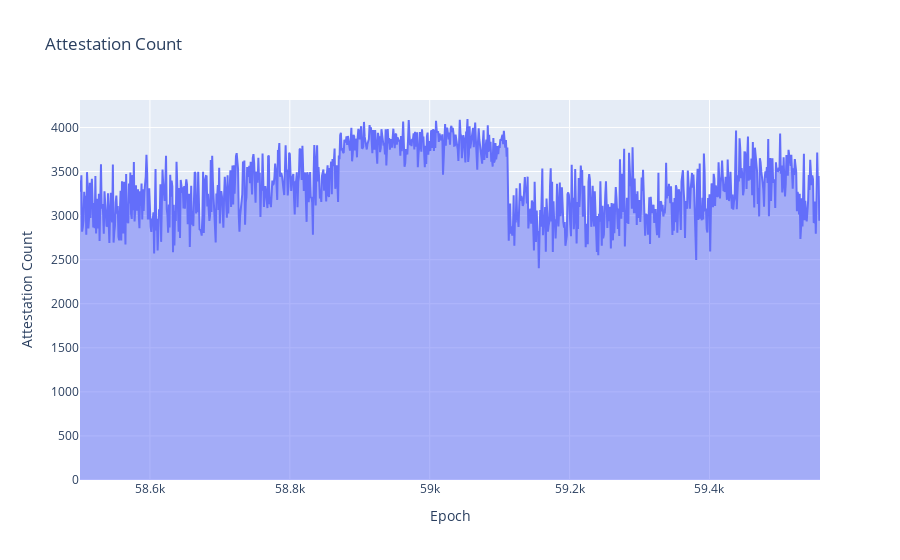

This figure's notebook cell:
### Markdown cell above
The first metric that we choose to analyze is - attestation counts. One of the major implications of an increased number of orphaned blocks was that other blocks were overflowing with attestations, because of which it becomes interesting to see how the attestation counts changed over time.

### Code cell
fig = px.area(df, x="epoch", y="attestation_count", title='Attestation Count', labels = {'epoch': 'Epoch', 'attestation_count': 'Attestation Count'})
fig.show()

### Figure 1 — Plotly figure (JSON) as saved in the notebook; plotly's stock layout.template omitted (floating-point values rounded to 4 significant figures; data arrays with more than 128 entries replaced by an {"elided": "..."} marker saying what was removed)
{"data": [{"hovertemplate": "Epoch=%{x}<br>Attestation Count=%{y}<extra></extra>", "legendgroup": "", "line": {"color": "#636efa"}, "mode": "lines", "name": "", "orientation": "v", "showlegend": false, "stackgroup": "1", "type": "scatter", "x": {"elided": "1059 int values"}, "xaxis": "x", "y": {"elided": "1059 int values"}, "yaxis": "y"}], "layout": {"autosize": true, "legend": {"tracegroupgap": 0}, "title": {"text": "Attestation Count"}, "xaxis": {"anchor": "y", "autorange": true, "domain": [0, 1], "range": [58500, 59558], "title": {"text": "Epoch"}, "type": "linear"}, "yaxis": {"anchor": "x", "autorange": true, "domain": [0, 1], "range": [0, 4312.0], "title": {"text": "Attestation Count"}, "type": "linear"}}}
